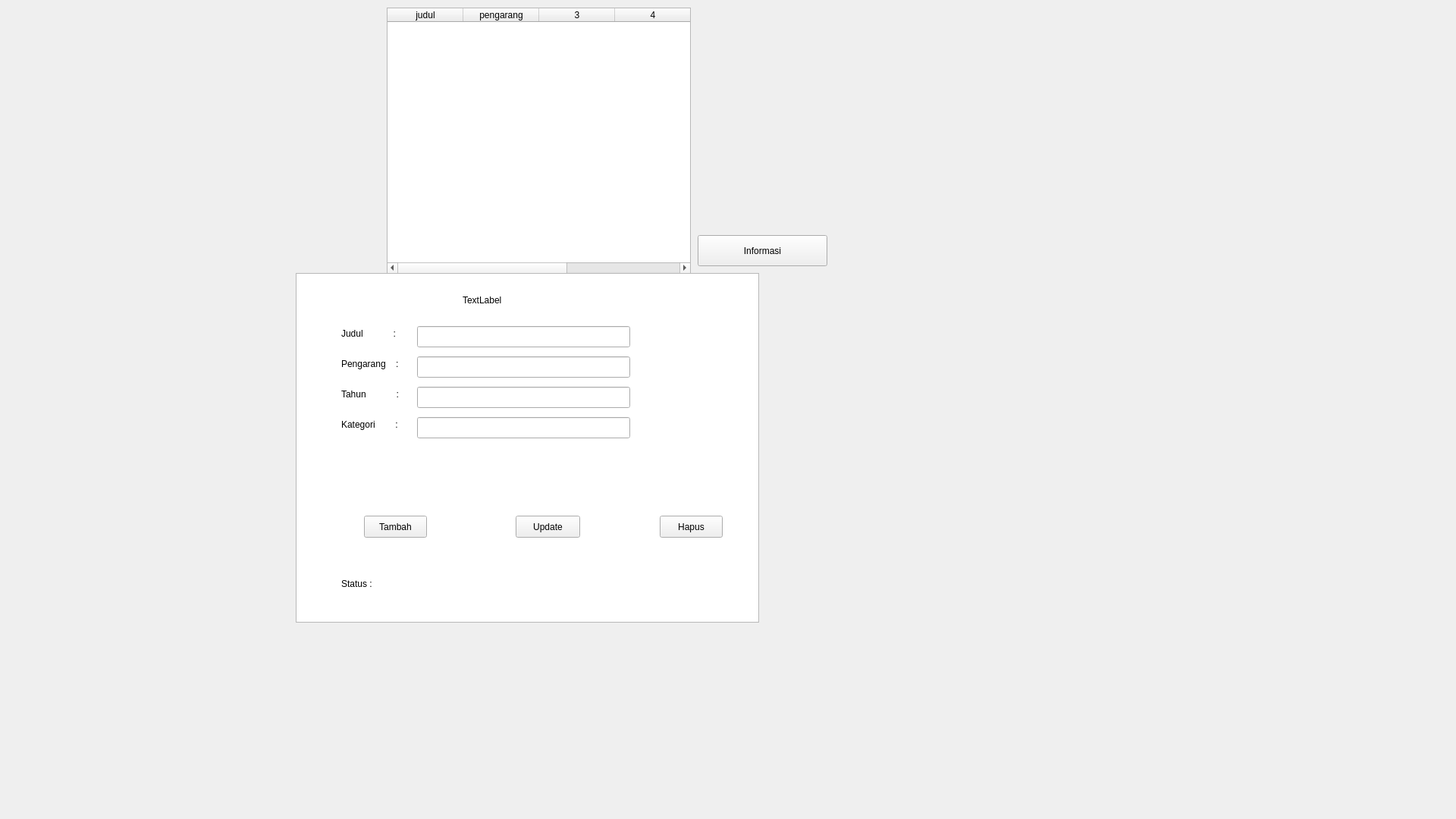
<?xml version="1.0" encoding="UTF-8"?>
<ui version="4.0">
 <class>HalamanUtama</class>
 <widget class="QWidget" name="HalamanUtama">
  <property name="geometry">
   <rect>
    <x>0</x>
    <y>0</y>
    <width>1920</width>
    <height>1080</height>
   </rect>
  </property>
  <property name="baseSize">
   <size>
    <width>0</width>
    <height>0</height>
   </size>
  </property>
  <property name="windowTitle">
   <string>Form</string>
  </property>
  <property name="autoFillBackground">
   <bool>false</bool>
  </property>
  <widget class="QTableView" name="tableView_buku">
   <property name="geometry">
    <rect>
     <x>390</x>
     <y>360</y>
     <width>611</width>
     <height>461</height>
    </rect>
   </property>
  </widget>
  <widget class="QLabel" name="label">
   <property name="geometry">
    <rect>
     <x>450</x>
     <y>430</y>
     <width>101</width>
     <height>20</height>
    </rect>
   </property>
   <property name="text">
    <string>Judul            :</string>
   </property>
  </widget>
  <widget class="QLabel" name="label_2">
   <property name="geometry">
    <rect>
     <x>450</x>
     <y>470</y>
     <width>101</width>
     <height>20</height>
    </rect>
   </property>
   <property name="text">
    <string>Pengarang    :</string>
   </property>
  </widget>
  <widget class="QLabel" name="label_3">
   <property name="geometry">
    <rect>
     <x>450</x>
     <y>510</y>
     <width>101</width>
     <height>20</height>
    </rect>
   </property>
   <property name="text">
    <string>Tahun            :</string>
   </property>
  </widget>
  <widget class="QLabel" name="label_4">
   <property name="geometry">
    <rect>
     <x>450</x>
     <y>550</y>
     <width>101</width>
     <height>20</height>
    </rect>
   </property>
   <property name="text">
    <string>Kategori        :</string>
   </property>
  </widget>
  <widget class="QLineEdit" name="lineEdit_judul">
   <property name="geometry">
    <rect>
     <x>550</x>
     <y>430</y>
     <width>281</width>
     <height>28</height>
    </rect>
   </property>
  </widget>
  <widget class="QLineEdit" name="lineEdit__pengarang">
   <property name="geometry">
    <rect>
     <x>550</x>
     <y>470</y>
     <width>281</width>
     <height>28</height>
    </rect>
   </property>
  </widget>
  <widget class="QLineEdit" name="lineEdit_tahun">
   <property name="geometry">
    <rect>
     <x>550</x>
     <y>510</y>
     <width>281</width>
     <height>28</height>
    </rect>
   </property>
  </widget>
  <widget class="QPushButton" name="button_tambahBuku">
   <property name="geometry">
    <rect>
     <x>480</x>
     <y>680</y>
     <width>83</width>
     <height>29</height>
    </rect>
   </property>
   <property name="text">
    <string>Tambah</string>
   </property>
  </widget>
  <widget class="QPushButton" name="pushButton_ubah">
   <property name="geometry">
    <rect>
     <x>680</x>
     <y>680</y>
     <width>85</width>
     <height>29</height>
    </rect>
   </property>
   <property name="text">
    <string>Update</string>
   </property>
  </widget>
  <widget class="QPushButton" name="button_hapusBuku">
   <property name="geometry">
    <rect>
     <x>870</x>
     <y>680</y>
     <width>83</width>
     <height>29</height>
    </rect>
   </property>
   <property name="text">
    <string>Hapus</string>
   </property>
  </widget>
  <widget class="QLabel" name="label_5">
   <property name="geometry">
    <rect>
     <x>450</x>
     <y>760</y>
     <width>63</width>
     <height>20</height>
    </rect>
   </property>
   <property name="text">
    <string>Status :</string>
   </property>
  </widget>
  <widget class="QLabel" name="label_status">
   <property name="geometry">
    <rect>
     <x>500</x>
     <y>760</y>
     <width>63</width>
     <height>20</height>
    </rect>
   </property>
   <property name="text">
    <string/>
   </property>
  </widget>
  <widget class="QLineEdit" name="lineEdit_kategori">
   <property name="geometry">
    <rect>
     <x>550</x>
     <y>550</y>
     <width>281</width>
     <height>28</height>
    </rect>
   </property>
  </widget>
  <widget class="QTableWidget" name="tableWidget">
   <property name="geometry">
    <rect>
     <x>510</x>
     <y>10</y>
     <width>401</width>
     <height>351</height>
    </rect>
   </property>
   <property name="columnCount">
    <number>5</number>
   </property>
   <column>
    <property name="text">
     <string>judul</string>
    </property>
   </column>
   <column>
    <property name="text">
     <string>pengarang</string>
    </property>
   </column>
   <column/>
   <column/>
   <column/>
  </widget>
  <widget class="QLabel" name="label_tampilan">
   <property name="geometry">
    <rect>
     <x>610</x>
     <y>370</y>
     <width>361</width>
     <height>51</height>
    </rect>
   </property>
   <property name="text">
    <string>TextLabel</string>
   </property>
  </widget>
  <widget class="QPushButton" name="pushButton_informasi">
   <property name="geometry">
    <rect>
     <x>920</x>
     <y>310</y>
     <width>171</width>
     <height>41</height>
    </rect>
   </property>
   <property name="text">
    <string>Informasi</string>
   </property>
  </widget>
  <widget class="QLabel" name="label_6">
   <property name="geometry">
    <rect>
     <x>2</x>
     <y>0</y>
     <width>1920</width>
     <height>1080</height>
    </rect>
   </property>
   <property name="styleSheet">
    <string notr="true">background-image: url(:/gambar/gambar/Untitled-2.jpg);</string>
   </property>
   <property name="text">
    <string/>
   </property>
  </widget>
  <zorder>label_6</zorder>
  <zorder>tableView_buku</zorder>
  <zorder>label</zorder>
  <zorder>label_2</zorder>
  <zorder>label_3</zorder>
  <zorder>label_4</zorder>
  <zorder>lineEdit_judul</zorder>
  <zorder>lineEdit__pengarang</zorder>
  <zorder>lineEdit_tahun</zorder>
  <zorder>button_tambahBuku</zorder>
  <zorder>pushButton_ubah</zorder>
  <zorder>button_hapusBuku</zorder>
  <zorder>label_5</zorder>
  <zorder>label_status</zorder>
  <zorder>lineEdit_kategori</zorder>
  <zorder>tableWidget</zorder>
  <zorder>label_tampilan</zorder>
  <zorder>pushButton_informasi</zorder>
 </widget>
 <resources/>
 <connections/>
</ui>
